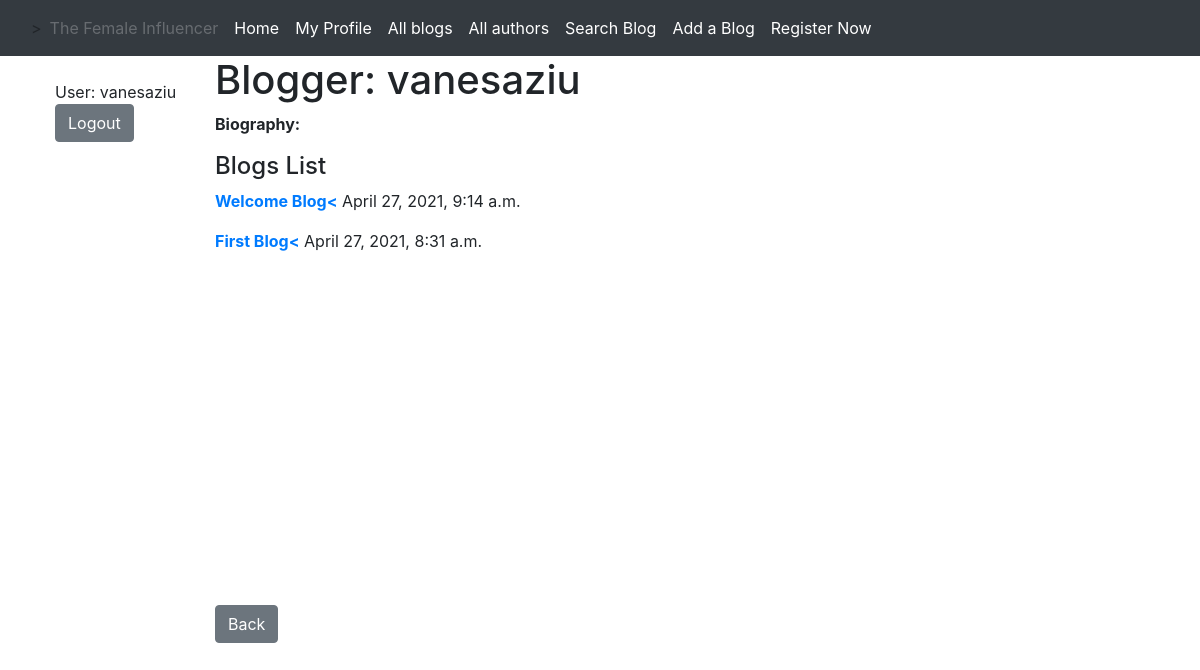
/blog/blogger/1, run on the app's committed database.
### influencer/models.py (models this page shows, shortened)
class Blog (models.Model):
    title= models.CharField(max_length=200, help_text= 'Enter the name of the blog')
    author= models.ForeignKey( User , on_delete=models.CASCADE)
    post_date= models.DateTimeField(help_text='Post Date',auto_now_add=True , editable=False, blank=True)
    content= RichTextField(blank= True, null= True)
    likes= models.ManyToManyField(User, related_name='blog_p', blank=True, null= True)
    class Meta:
        ordering= ['-post_date']

### influencer/views.py (the view, shortened to what this page needs)
# urls.py: path('blogger/<int:pk>', views.AuthorDetailView.as_view(),name='user-detail'),
class AuthorDetailView(generic.DetailView):
    model= User

### influencer/templates/auth/user_detail.html
{% extends "base_generic.html" %}
{% block content %}
  <h1>Blogger: {{ user.username }}</h1>
  <p><strong>Biography:</strong> {{ user.author.bio }}</p>
  <p2>
    <h4>Blogs List</h4>
   {% if user.blog_set.all %}
    {% for blog in user.blog_set.all %}
      <p> <a href="{% url 'blog-detail' blog.pk %}"><strong> {{blog.title}}<</strong> </a>
      {{blog.post_date}}
      </p>
    {% endfor %}
      {%else%} <p1>No Blogs for this blogger</p1>
    {% endif%}
  </p2>
<br/> <br/> <br/> <br/> <br/> <br/> <br/> <br/> <br/>
<br/> <br/> <br/> <br/> <br/>
<a class="btn btn-secondary" href="{% url 'users' %} ">Back</a>
{% endblock %}

### influencer/templates/base_generic.html (shortened to what this page needs)
<!DOCTYPE html>
<html lang="en">
<head>
  <link rel="stylesheet" href="https://cdn.jsdelivr.net/npm/bootstrap@4.5.3/dist/css/bootstrap.min.css">
  {% load static %}
  <link rel="stylesheet" href="{% static 'css/styles.css' %}">
</head>
<body>
<nav class="navbar navbar-expand-lg navbar-dark bg-dark">
  <div class="container-fluid">>
    <div class="collapse navbar-collapse" id="navbarSupportedContent">
      <ul class="navbar-nav me-auto mb-2 mb-lg-0">
          <a class="nav-link disabled" href="#" tabindex="-1" aria-disabled="true">The Female Influencer</a>
          <a class="nav-link active" aria-current="page" href="{% url 'index' %}">Home</a>
           <a class="nav-link active" aria-current="page" href="{% url 'my-blogs' %}">My Profile</a>
           <a class="nav-link active" aria-current="page" href="{% url 'blogs' %}">All blogs</a>
           <a class="nav-link active" aria-current="page" href="{% url 'users' %}">All authors</a>
          <a class="nav-link active" aria-current="page" href="{% url 'search-blog' %}">Search Blog</a>
           <a class="nav-link active" aria-current="page" href="{% url 'add-blog' %}">Add a Blog</a>
          <a class="nav-link active" aria-current="page" href="{% url 'register' %}">Register Now</a>
      </ul>
    </div>
  </div>
</nav>
  <div class="container-fluid">
    <div class="row">
      <div class="col-sm-2">
      {% block sidebar %}
          <br/>
          {% if user.is_authenticated %}
          <ul style="list-style-type: none">
              User: {{ user.get_username }}
              <a class="btn btn-secondary" href="{% url 'logout'%}?next={{request.path}}">Logout</a>
             {% else %}
              <a class="btn btn-secondary" href="{% url 'login'%}?next={{request.path}}">Login</a>
               {% endif %}</ul>
  {% endblock %}
      </div>
      <div class="col-sm-10 ">{% block content %}{% endblock %}</div>
    </div>
  </div>
</body>
</html>

### data on the page
Blog: title "Welcome Blog", post_date "April 27, 2021, 9:14 a.m."
Blog: title "First Blog", post_date "April 27, 2021, 8:31 a.m."

### other printed values
{{ user.get_username }} "vanesaziu"
{{ user.username }} "vanesaziu"
